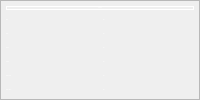
              <widget class="QFrame" name="camera_info_frame">
               <property name="sizePolicy">
                <sizepolicy hsizetype="Preferred" vsizetype="Preferred">
                 <horstretch>0</horstretch>
                 <verstretch>0</verstretch>
                </sizepolicy>
               </property>
               <property name="frameShape">
                <enum>QFrame::StyledPanel</enum>
               </property>
               <property name="frameShadow">
                <enum>QFrame::Raised</enum>
               </property>
               <layout class="QGridLayout" name="gridLayout_5">
                <property name="leftMargin">
                 <number>5</number>
                </property>
                <property name="topMargin">
                 <number>5</number>
                </property>
                <property name="rightMargin">
                 <number>5</number>
                </property>
                <property name="bottomMargin">
                 <number>5</number>
                </property>
                <property name="spacing">
                 <number>5</number>
                </property>
                <item row="5" column="0">
                 <widget class="QLabel" name="imu_update_rate_val_6">
                  <property name="sizePolicy">
                   <sizepolicy hsizetype="Preferred" vsizetype="Preferred">
                    <horstretch>0</horstretch>
                    <verstretch>0</verstretch>
                   </sizepolicy>
                  </property>
                  <property name="font">
                   <font>
                    <pointsize>-1</pointsize>
                   </font>
                  </property>
                  <property name="styleSheet">
                   <string notr="true">color:rgb(255, 255, 255);</string>
                  </property>
                  <property name="text">
                   <string>Noise Mean</string>
                  </property>
                 </widget>
                </item>
                <item row="1" column="1">
                 <widget class="QLabel" name="camera_update_rate">
                  <property name="sizePolicy">
                   <sizepolicy hsizetype="Preferred" vsizetype="Preferred">
                    <horstretch>0</horstretch>
                    <verstretch>0</verstretch>
                   </sizepolicy>
                  </property>
                  <property name="font">
                   <font>
                    <pointsize>-1</pointsize>
                   </font>
                  </property>
                  <property name="styleSheet">
                   <string notr="true">color:rgb(255, 255, 255);</string>
                  </property>
                  <property name="text">
                   <string>val</string>
                  </property>
                 </widget>
                </item>
                <item row="2" column="0">
                 <widget class="QLabel" name="imu_update_rate_val_5">
                  <property name="sizePolicy">
                   <sizepolicy hsizetype="Preferred" vsizetype="Preferred">
                    <horstretch>0</horstretch>
                    <verstretch>0</verstretch>
                   </sizepolicy>
                  </property>
                  <property name="font">
                   <font>
                    <pointsize>-1</pointsize>
                   </font>
                  </property>
                  <property name="styleSheet">
                   <string notr="true">color:rgb(255, 255, 255);</string>
                  </property>
                  <property name="text">
                   <string>Width</string>
                  </property>
                 </widget>
                </item>
                <item row="1" column="0">
                 <widget class="QLabel" name="imu_update_rate_val_2">
                  <property name="sizePolicy">
                   <sizepolicy hsizetype="Preferred" vsizetype="Preferred">
                    <horstretch>0</horstretch>
                    <verstretch>0</verstretch>
                   </sizepolicy>
                  </property>
                  <property name="font">
                   <font>
                    <pointsize>-1</pointsize>
                   </font>
                  </property>
                  <property name="styleSheet">
                   <string notr="true">color:rgb(255, 255, 255);</string>
                  </property>
                  <property name="text">
                   <string>Rate</string>
                  </property>
                 </widget>
                </item>
                <item row="3" column="0">
                 <widget class="QLabel" name="imu_update_rate_val_7">
                  <property name="sizePolicy">
                   <sizepolicy hsizetype="Preferred" vsizetype="Preferred">
                    <horstretch>0</horstretch>
                    <verstretch>0</verstretch>
                   </sizepolicy>
                  </property>
                  <property name="font">
                   <font>
                    <pointsize>-1</pointsize>
                   </font>
                  </property>
                  <property name="styleSheet">
                   <string notr="true">color:rgb(255, 255, 255);</string>
                  </property>
                  <property name="text">
                   <string>Height</string>
                  </property>
                 </widget>
                </item>
                <item row="0" column="0" colspan="2">
                 <widget class="QLabel" name="camera_frame_title_label">
                  <property name="sizePolicy">
                   <sizepolicy hsizetype="Preferred" vsizetype="Fixed">
                    <horstretch>0</horstretch>
                    <verstretch>0</verstretch>
                   </sizepolicy>
                  </property>
                  <property name="font">
                   <font>
                    <pointsize>-1</pointsize>
                   </font>
                  </property>
                  <property name="styleSheet">
                   <string notr="true">color:rgb(255, 255, 255);</string>
                  </property>
                  <property name="frameShape">
                   <enum>QFrame::Box</enum>
                  </property>
                  <property name="text">
                   <string>Camera</string>
                  </property>
                  <property name="alignment">
                   <set>Qt::AlignCenter</set>
                  </property>
                 </widget>
                </item>
                <item row="4" column="0">
                 <widget class="QLabel" name="imu_update_rate_val_8">
                  <property name="sizePolicy">
                   <sizepolicy hsizetype="Preferred" vsizetype="Preferred">
                    <horstretch>0</horstretch>
                    <verstretch>0</verstretch>
                   </sizepolicy>
                  </property>
                  <property name="font">
                   <font>
                    <pointsize>-1</pointsize>
                   </font>
                  </property>
                  <property name="styleSheet">
                   <string notr="true">color:rgb(255, 255, 255);</string>
                  </property>
                  <property name="text">
                   <string>Format</string>
                  </property>
                 </widget>
                </item>
                <item row="2" column="1">
                 <widget class="QLabel" name="camera_width">
                  <property name="sizePolicy">
                   <sizepolicy hsizetype="Preferred" vsizetype="Preferred">
                    <horstretch>0</horstretch>
                    <verstretch>0</verstretch>
                   </sizepolicy>
                  </property>
                  <property name="font">
                   <font>
                    <pointsize>-1</pointsize>
                   </font>
                  </property>
                  <property name="styleSheet">
                   <string notr="true">color:rgb(255, 255, 255);</string>
                  </property>
                  <property name="text">
                   <string>val</string>
                  </property>
                 </widget>
                </item>
                <item row="3" column="1">
                 <widget class="QLabel" name="camera_height">
                  <property name="sizePolicy">
                   <sizepolicy hsizetype="Preferred" vsizetype="Preferred">
                    <horstretch>0</horstretch>
                    <verstretch>0</verstretch>
                   </sizepolicy>
                  </property>
                  <property name="font">
                   <font>
                    <pointsize>-1</pointsize>
                   </font>
                  </property>
                  <property name="styleSheet">
                   <string notr="true">color:rgb(255, 255, 255);</string>
                  </property>
                  <property name="text">
                   <string>val</string>
                  </property>
                 </widget>
                </item>
                <item row="4" column="1">
                 <widget class="QLabel" name="camera_format">
                  <property name="sizePolicy">
                   <sizepolicy hsizetype="Preferred" vsizetype="Preferred">
                    <horstretch>0</horstretch>
                    <verstretch>0</verstretch>
                   </sizepolicy>
                  </property>
                  <property name="font">
                   <font>
                    <pointsize>-1</pointsize>
                   </font>
                  </property>
                  <property name="styleSheet">
                   <string notr="true">color:rgb(255, 255, 255);</string>
                  </property>
                  <property name="text">
                   <string>val</string>
                  </property>
                 </widget>
                </item>
                <item row="5" column="1">
                 <widget class="QLabel" name="camera_noise_mean">
                  <property name="sizePolicy">
                   <sizepolicy hsizetype="Preferred" vsizetype="Preferred">
                    <horstretch>0</horstretch>
                    <verstretch>0</verstretch>
                   </sizepolicy>
                  </property>
                  <property name="font">
                   <font>
                    <pointsize>-1</pointsize>
                   </font>
                  </property>
                  <property name="styleSheet">
                   <string notr="true">color:rgb(255, 255, 255);</string>
                  </property>
                  <property name="text">
                   <string>val</string>
                  </property>
                 </widget>
                </item>
                <item row="6" column="1">
                 <widget class="QLabel" name="camera_noise_stdev">
                  <property name="sizePolicy">
                   <sizepolicy hsizetype="Preferred" vsizetype="Preferred">
                    <horstretch>0</horstretch>
                    <verstretch>0</verstretch>
                   </sizepolicy>
                  </property>
                  <property name="font">
                   <font>
                    <pointsize>-1</pointsize>
                   </font>
                  </property>
                  <property name="styleSheet">
                   <string notr="true">color:rgb(255, 255, 255);</string>
                  </property>
                  <property name="text">
                   <string>val</string>
                  </property>
                 </widget>
                </item>
                <item row="6" column="0">
                 <widget class="QLabel" name="imu_update_rate_val_4">
                  <property name="sizePolicy">
                   <sizepolicy hsizetype="Preferred" vsizetype="Preferred">
                    <horstretch>0</horstretch>
                    <verstretch>0</verstretch>
                   </sizepolicy>
                  </property>
                  <property name="font">
                   <font>
                    <pointsize>-1</pointsize>
                   </font>
                  </property>
                  <property name="styleSheet">
                   <string notr="true">color:rgb(255, 255, 255);</string>
                  </property>
                  <property name="text">
                   <string>Noise Stdev</string>
                  </property>
                  <property name="alignment">
                   <set>Qt::AlignLeading|Qt::AlignLeft|Qt::AlignVCenter</set>
                  </property>
                 </widget>
                </item>
               </layout>
              </widget>
